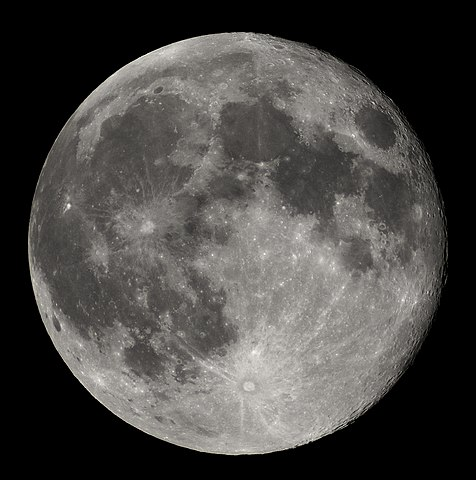
#> input picture moon.jpg, 476 x 480 px
$ jupyter execute Closing.ipynb
#> lines starting #> are read from the running program, lines starting #| are printed output that depends on the picture; after the words box and inside, x2 and y2 are one past the last pixel; in counts of white or black regions, pixels touching at a corner belong together
[cell 1]
import cv2
import numpy as np
img=cv2.imread('moon.jpg',0)
#> img: shape (480, 476); min 0, max 255, mean 71.5
cv2.imshow('original',img)
cv2.waitKey(0)

[cell 2]
kernel=np.ones((5,5),dtype=np.uint8)

[cell 3]
whiteNoise=np.random.randint(0,2,size=img.shape[:2])
whiteNoise=whiteNoise*255
noise_img=whiteNoise+img
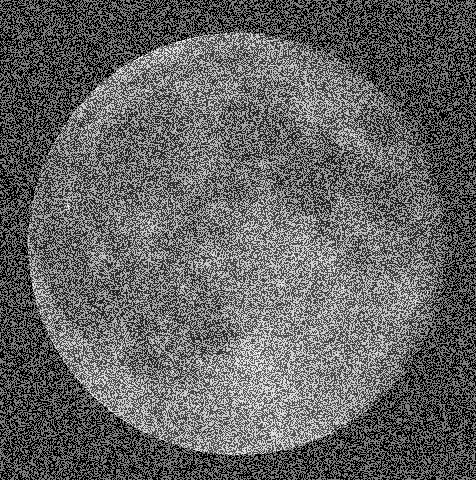
#> noise_img: shape (480, 476) int64; min 0, max 510, mean 199.3; drawn with min black and max white

[cell 4]
opening=cv2.morphologyEx(noise_img.astype(np.float32),cv2.MORPH_OPEN,kernel)
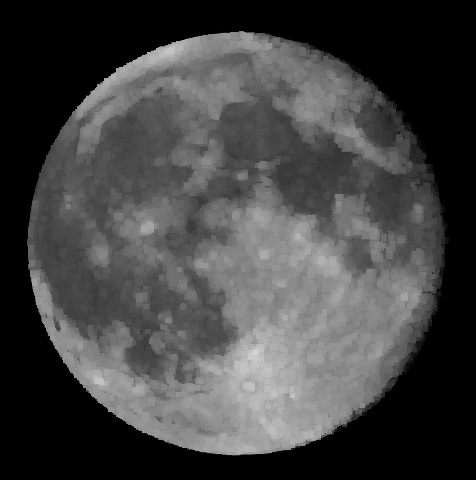
#> opening: shape (480, 476) float32; min 0, max 212, mean 67
cv2.imshow('opening',opening)
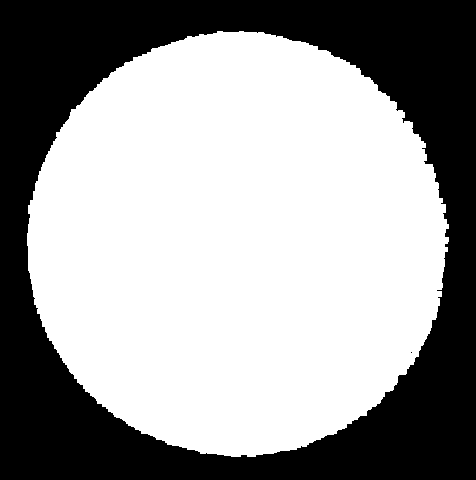
#> window 'opening': shape (480, 476); 61.3% white; 2 black regions (1 under 20 px), largest, box (x1, y1, x2, y2) and area: (0, 0, 476, 480) 88324
cv2.waitKey(0)
